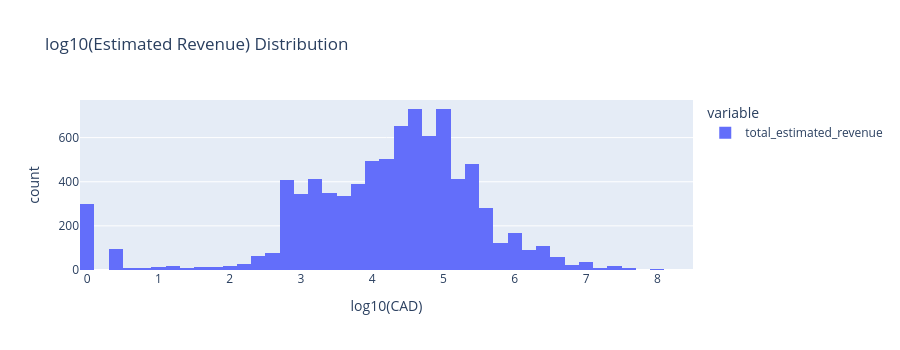

The notebook cell this image was saved under:
### Code cell
fig = px.histogram(
    np.log10(rev_pos.clip(lower=1)),
    nbins=60,
    title='log10(Estimated Revenue) Distribution',
    labels={'value': 'log10(CAD)'},
    height=350
)
fig.show()

### Figure 1 — Plotly figure (JSON) as saved in the notebook; plotly's stock layout.template omitted (floating-point values rounded to 4 significant figures; data arrays with more than 128 entries replaced by an {"elided": "..."} marker saying what was removed)
{"data": [{"bingroup": "x", "hovertemplate": "variable=total_estimated_revenue<br>log10(CAD)=%{x}<br>count=%{y}<extra></extra>", "legendgroup": "total_estimated_revenue", "marker": {"color": "#636efa", "pattern": {"shape": ""}}, "name": "total_estimated_revenue", "nbinsx": 60, "orientation": "v", "showlegend": true, "type": "histogram", "x": {"elided": "8462 float values"}, "xaxis": "x", "yaxis": "y"}], "layout": {"barmode": "relative", "height": 350, "legend": {"title": {"text": "variable"}, "tracegroupgap": 0}, "title": {"text": "log10(Estimated Revenue) Distribution"}, "xaxis": {"anchor": "y", "domain": [0, 1], "title": {"text": "log10(CAD)"}}, "yaxis": {"anchor": "x", "domain": [0, 1], "title": {"text": "count"}}}}
